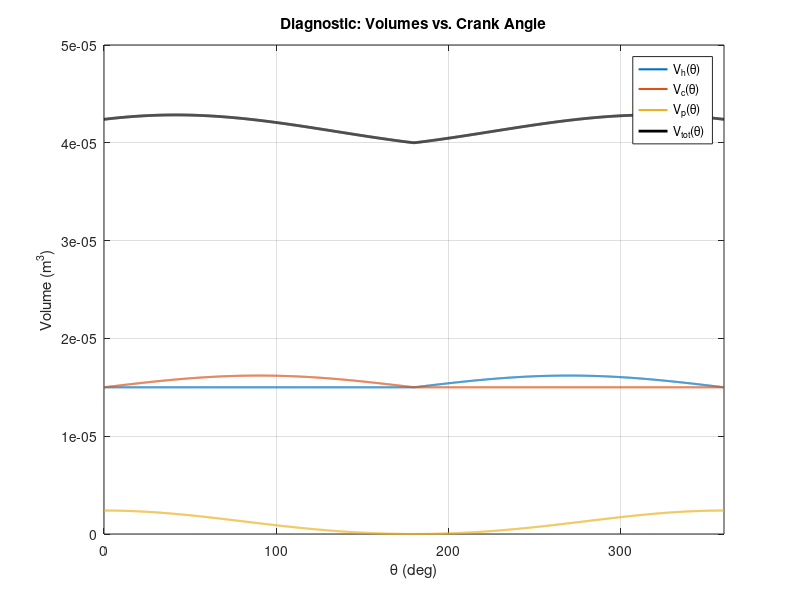

This figure's MATLAB source:
function main
% Stirling Engine Analysis & Flywheel Design — (Scaffold + Volumes)
% One-file submission; all helpers are local functions below.
% After this step: volumes are validated and a diagnostic figure is saved.

    % HOUSE KEEPING
    format compact
    rng(0);                              
    thisFile = mfilename('fullpath'); 
    thisDir  = fileparts(thisFile);
    OUTDIR = fullfile(thisDir, 'outputs');
    if ~exist(OUTDIR, 'dir')
        mkdir(OUTDIR);
    end
    
    % Scope & Guardrails  %
    spec = spec_from_tableB_placeholder(); % TODO: replace with real Table B.1 later
    const.f     = spec.RPM/60;
    const.omega = 2*pi*const.f;
    
    % Assumptions (boolean flags kept for clarity; not all used yet)
    assume.idealGas     = true;
    assume.isothermal   = true;
    assume.perfectRegen = true;
    assume.uniformP     = true;
    assume.noFriction   = true;
    
    % Temperatures (K) — baseline, adjust as needed
    T.Th = 700;      % hot space
    T.Tc = 300;      % cold space
    T.Tr = 500;      % regenerator
    
    % Gas (air as baseline)
    gas.R = 287;     % J/(kg·K)
    gas.m = 1.0e-2;  % kg (tunable later once we set a target pressure)
    
    % Geometry (beta-type baseline; ensures L >= 2r for slider-crank domain)
    geom = defaultGeometry();
    geom.R  = gas.R;
    geom.m  = gas.m;
    geom.Vr = 1.00e-5;    % regenerator volume (m^3)
    
    assert(geom.L >= 2*geom.r, 'Geometry domain error: require L >= 2r for slider-crank.');
    
    % Angle grid (high resolution to avoid numerical noise downstream)
    theta = linspace(0,2*pi,2001).';   % Nx1 radians
    deg   = theta * 180/pi;            % for plotting convenience
    
    banner(spec, assume, T, gas, geom, OUTDIR);
    
    %---------------------------------------%
    % Phase 1 — Kinematics → Volumes(θ)     %
    %---------------------------------------%
    [Vh, Vc, Vtot, Vp, Vs] = volumes(theta, geom);
    
    % Basic hygiene checks
    assert(all(Vh  > 0), 'Negative hot volume detected. Increase Vh0 or adjust geometry.');
    assert(all(Vc  > 0), 'Negative cold volume detected. Increase Vc0 or adjust geometry.');
    assert(all(Vtot> 0), 'Negative total volume detected. Check clearances and piston geometry.');
    
    % Quick summary
    fprintf('Volumes (m^3): Vtot_min=%.3e, Vtot_max=%.3e, stroke ΔV=%.3e\n', ...
          min(Vtot), max(Vtot), max(Vtot)-min(Vtot));
    
    % Diagnostic plot (helps validate shapes before we do thermodynamics)
    plot_volumes(deg, Vh, Vc, Vp, Vtot, OUTDIR);
    
    % Next steps (in following messages): pressure, PV loop, torque/power, energy/J, speed ripple, phase sweep.
    end
    
    % ======================= Local functions =======================
    
    function spec = spec_from_tableB_placeholder()
    % Placeholder for course specs (Table B.1) — update later with the real values.
    spec.RPM = 600;      % target operating speed
    spec.Cs  = 0.02;     % allowable speed fluctuation (fractional), e.g., 2%
    % Add target power or other limits here when Table B.1 become avaliable
    end
    
    function geom = defaultGeometry()
    % Baseline beta-type geometry and clearances (SI units)
    geom.r    = 0.010;      % crank radius [m]
    geom.L    = 0.060;      % conrod length [m]  (>= 2r)
    geom.A_p  = 1.20e-4;    % power piston area [m^2]
    geom.A_d  = 1.20e-4;    % displacer projected area [m^2]
    geom.Vh0  = 1.50e-5;    % hot clearance volume [m^3]
    geom.Vc0  = 1.50e-5;    % cold clearance volume [m^3]
    geom.phi  = deg2rad(90);% displacer leads power piston [rad]
    end
    
    function [Vh, Vc, Vtot, Vp, Vs] = volumes(theta, g)
    % Compute hot/cold/total volumes for a beta-type Stirling with:
    % - Exact slider-crank for power piston displacement (x_p)
    % - Sinusoidal displacer (x_d) that shuttles volume between hot and cold
    %
    % Outputs are Nx1 arrays matching theta.
    
    theta = ensure_col(theta);
    
    % --- Power piston slider-crank position (exact) ---
    % Geometry in-line with standard slider-crank: x increases with cosine
    % Choose reference so minimum x_p = 0 (so Vp is purely additional volume)
    xp = g.r*cos(theta) + sqrt(max(g.L^2 - (g.r*sin(theta)).^2, 0));
    xp = xp - min(xp);          % shift so min(xp) = 0
    Vp = g.A_p * xp;            % power-piston contributed volume (always >= 0)
    
    % --- Displacer sinusoid (shuttle volume) ---
    % Positive Vs adds to hot; negative adds to cold.
    xd = g.r * cos(theta + g.phi);  % signed displacement
    Vs = g.A_d * xd;                % signed "shuttle" volume
    
    % Split shuttle between hot/cold spaces with clearances
    Vh = g.Vh0 + max(Vs, 0);
    Vc = g.Vc0 + max(-Vs,0);
    
    % Regenerator is constant volume; total is sum of compartments + piston
    Vtot = Vh + Vc + Vp + g.Vr;
    end
    
    function plot_volumes(deg, Vh, Vc, Vp, Vtot, OUTDIR)
    % Save a diagnostic figure to validate kinematics/volumes before thermo.
    f = figure('Color','w'); hold on; grid on;
    plot(deg, Vh,  'LineWidth',1.5, 'DisplayName','V_h(\theta)');
    plot(deg, Vc,  'LineWidth',1.5, 'DisplayName','V_c(\theta)');
    plot(deg, Vp,  'LineWidth',1.5, 'DisplayName','V_p(\theta)');
    plot(deg, Vtot,'k','LineWidth',2.0, 'DisplayName','V_{tot}(\theta)');
    xlabel('\theta (deg)'); ylabel('Volume (m^3)');
    title('Diagnostic: Volumes vs. Crank Angle');
    xlim([0 360]);
    legend('Location','best'); box on;
    fn = fullfile(OUTDIR, 'Fig0_Volumes.png');
    saveas(f, fn);
    fprintf('Saved diagnostic figure: %s\n', fn);
    end
    
    function x = ensure_col(x)
    if isrow(x), x = x.'; end
    end
    
    function banner(spec, assume, T, gas, geom, OUTDIR)
    fprintf('--- Stirling Engine Project (Step 1: Scaffold + Volumes) ---\n');
    fprintf('OUTDIR: %s\n', OUTDIR);
    fprintf('Specs: RPM=%g, Cs(target)=%.3f\n', spec.RPM, spec.Cs);
    fprintf('Temps [K]: Th=%g, Tc=%g, Tr=%g\n', T.Th, T.Tc, T.Tr);
    fprintf('Gas: R=%.1f J/(kg·K), m=%.3e kg\n', gas.R, gas.m);
    fprintf('Geom: r=%.3f m, L=%.3f m, A_p=%.2e m^2, A_d=%.2e m^2\n', ...
          geom.r, geom.L, geom.A_p, geom.A_d);
    fprintf('Clearances: Vh0=%.2e m^3, Vc0=%.2e m^3, Vr=%.2e m^3\n', ...
          geom.Vh0, geom.Vc0, geom.Vr);
    fprintf('Phase lead (phi): %.1f deg\n', geom.phi*180/pi);
    fprintf('Assumptions: idealGas=%d, isothermal=%d, perfectRegen=%d, uniformP=%d, noFriction=%d\n', ...
          assume.idealGas, assume.isothermal, assume.perfectRegen, assume.uniformP, assume.noFriction);
    fprintf('-----------------------------------------------------------\n');
    end
